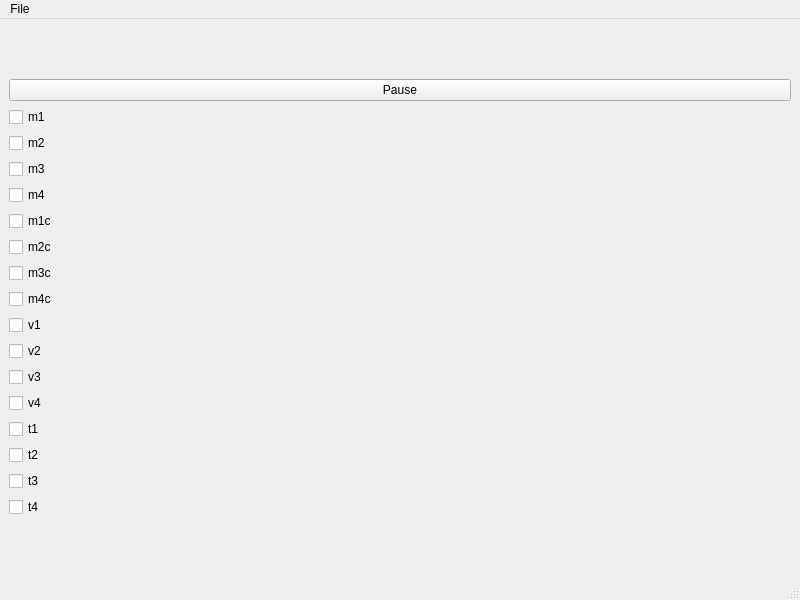
<?xml version="1.0" encoding="UTF-8"?>
<ui version="4.0">
 <class>MainWindow</class>
 <widget class="QMainWindow" name="MainWindow">
  <property name="geometry">
   <rect>
    <x>0</x>
    <y>0</y>
    <width>800</width>
    <height>600</height>
   </rect>
  </property>
  <property name="sizePolicy">
   <sizepolicy hsizetype="Expanding" vsizetype="Preferred">
    <horstretch>0</horstretch>
    <verstretch>0</verstretch>
   </sizepolicy>
  </property>
  <property name="windowTitle">
   <string>MainWindow</string>
  </property>
  <widget class="QWidget" name="centralwidget">
   <layout class="QGridLayout" name="gridLayout_2">
    <item row="2" column="4">
     <layout class="QGridLayout" name="gridLayout"/>
    </item>
    <item row="2" column="2">
     <layout class="QGridLayout" name="gridLayout_3">
      <property name="sizeConstraint">
       <enum>QLayout::SetDefaultConstraint</enum>
      </property>
      <item row="3" column="0">
       <widget class="QPushButton" name="start_pause">
        <property name="text">
         <string>Pause</string>
        </property>
       </widget>
      </item>
      <item row="4" column="0">
       <widget class="QCheckBox" name="m1">
        <property name="text">
         <string>m1</string>
        </property>
       </widget>
      </item>
      <item row="5" column="0">
       <widget class="QCheckBox" name="m2">
        <property name="text">
         <string>m2</string>
        </property>
       </widget>
      </item>
      <item row="8" column="0">
       <widget class="QCheckBox" name="m1c">
        <property name="text">
         <string>m1c</string>
        </property>
       </widget>
      </item>
      <item row="9" column="0">
       <widget class="QCheckBox" name="m2c">
        <property name="text">
         <string>m2c</string>
        </property>
       </widget>
      </item>
      <item row="6" column="0">
       <widget class="QCheckBox" name="m3">
        <property name="text">
         <string>m3</string>
        </property>
       </widget>
      </item>
      <item row="10" column="0">
       <widget class="QCheckBox" name="m3c">
        <property name="text">
         <string>m3c</string>
        </property>
       </widget>
      </item>
      <item row="7" column="0">
       <widget class="QCheckBox" name="m4">
        <property name="text">
         <string>m4</string>
        </property>
       </widget>
      </item>
      <item row="11" column="0">
       <widget class="QCheckBox" name="m4c">
        <property name="text">
         <string>m4c</string>
        </property>
       </widget>
      </item>
      <item row="16" column="0">
       <widget class="QCheckBox" name="t1">
        <property name="text">
         <string>t1</string>
        </property>
       </widget>
      </item>
      <item row="17" column="0">
       <widget class="QCheckBox" name="t2">
        <property name="text">
         <string>t2</string>
        </property>
       </widget>
      </item>
      <item row="18" column="0">
       <widget class="QCheckBox" name="t3">
        <property name="text">
         <string>t3</string>
        </property>
       </widget>
      </item>
      <item row="19" column="0">
       <widget class="QCheckBox" name="t4">
        <property name="text">
         <string>t4</string>
        </property>
       </widget>
      </item>
      <item row="12" column="0">
       <widget class="QCheckBox" name="v1">
        <property name="text">
         <string>v1</string>
        </property>
       </widget>
      </item>
      <item row="13" column="0">
       <widget class="QCheckBox" name="v2">
        <property name="text">
         <string>v2</string>
        </property>
       </widget>
      </item>
      <item row="14" column="0">
       <widget class="QCheckBox" name="v3">
        <property name="text">
         <string>v3</string>
        </property>
       </widget>
      </item>
      <item row="15" column="0">
       <widget class="QCheckBox" name="v4">
        <property name="text">
         <string>v4</string>
        </property>
       </widget>
      </item>
     </layout>
    </item>
   </layout>
  </widget>
  <widget class="QMenuBar" name="menubar">
   <property name="geometry">
    <rect>
     <x>0</x>
     <y>0</y>
     <width>800</width>
     <height>23</height>
    </rect>
   </property>
   <widget class="QMenu" name="menuFile">
    <property name="title">
     <string>File</string>
    </property>
    <addaction name="actionOpen_force_profile"/>
   </widget>
   <addaction name="menuFile"/>
  </widget>
  <widget class="QStatusBar" name="statusbar"/>
  <action name="actionOpen_force_profile">
   <property name="text">
    <string>Open force profile</string>
   </property>
  </action>
 </widget>
 <resources/>
 <connections/>
</ui>
